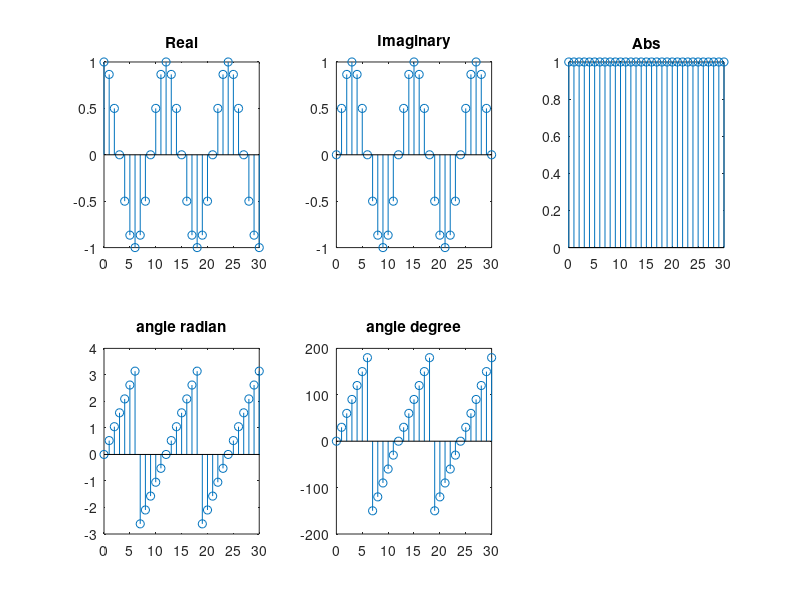

Recreate this plot in MATLAB.
clc
clear
clear all
% WAP for Discrete Time Signal x(n) = exp((1j*pi.*n)/6). Determine and plot
% imaginart, real, abs and angle in degree and readians
n = 0:30;
x= exp((1j*pi.*n)/6);
r = real(x);

subplot(2,3,1)
stem(n,r);
title('Real')

im = imag(x);
subplot(2,3,2)
stem(n,im);
title('Imaginary')

ab = abs(x);
subplot(2,3,3)
stem(n,ab);
title('Abs')

ang = angle(x);
subplot(2,3,4)
stem(n,ang);
title('angle radian')

angdeg = ang.*180./pi;
subplot(2,3,5)
stem(n,angdeg);
title('angle degree')

